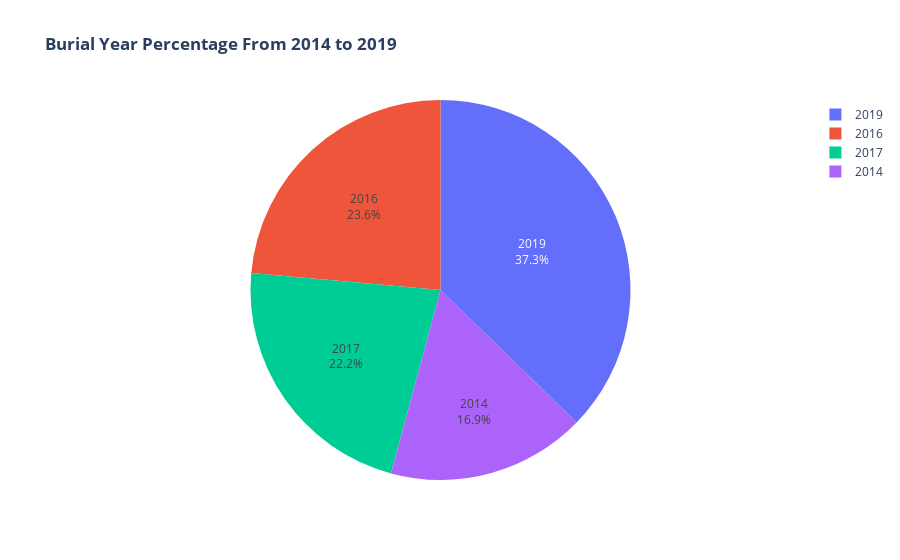

This figure's notebook cell:
### Code cell
fig = px.pie(ds_burial, values=ds_burial['BurialYear'].value_counts().values, names=ds_burial['BurialYear'].value_counts().index,
             title='<b>Burial Year Percentage From 2014 to 2019</b>',
            )
fig.update_traces(textposition='inside', textinfo='percent+label')
fig.show()

### Figure 1 — Plotly figure (JSON) as saved in the notebook; plotly's stock layout.template omitted (floating-point values rounded to 4 significant figures)
{"data": [{"domain": {"x": [0, 1], "y": [0, 1]}, "hovertemplate": "label=%{label}<br>value=%{value}<extra></extra>", "labels": [2019, 2016, 2017, 2014], "legendgroup": "", "name": "", "showlegend": true, "textinfo": "percent+label", "textposition": "inside", "type": "pie", "values": [302, 191, 180, 137]}], "layout": {"legend": {"tracegroupgap": 0}, "title": {"text": "<b>Burial Year Percentage From 2014 to 2019</b>"}}}
